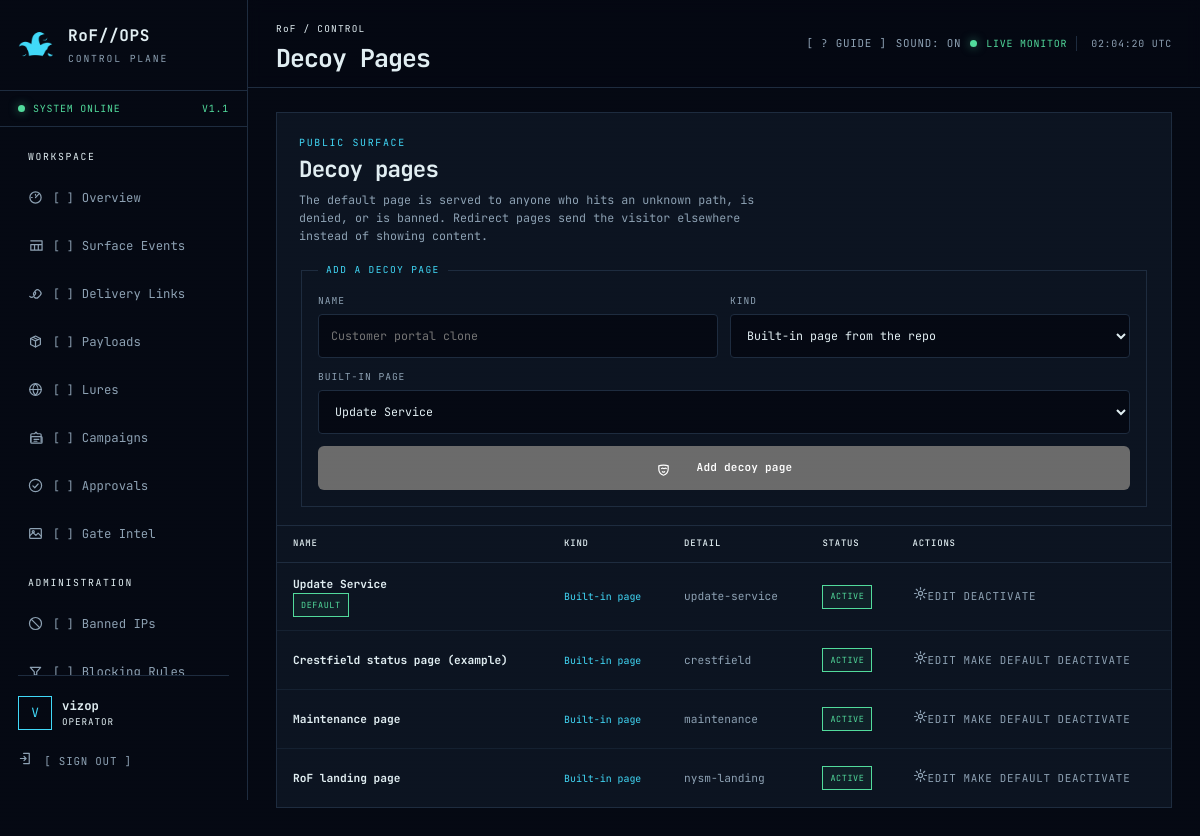
/panel/decoys/ (signed in), run on the app's committed database.
### accounts/models.py (models this page shows)
class Operator(AbstractUser):
    THEME_CHOICES = [("default", "Default"), ("cozy", "Cozy Clown"), ("obnoxious", "Obnoxious Clown")]
    session_version = models.PositiveIntegerField(default=1)
    totp_secret = models.CharField(max_length=64, blank=True)
    totp_enabled = models.BooleanField(default=False)
    backup_code_hashes = models.JSONField(default=list, blank=True)
    theme = models.CharField(max_length=16, choices=THEME_CHOICES, default="default")
    created_at = models.DateTimeField(auto_now_add=True)
    class Meta:
        ordering = ["username"]

### gates/models.py (models this page shows, shortened)
class DecoyPage(models.Model):
    KIND_CHOICES = [
        ("template", "Built-in page"),
        ("upload", "Uploaded HTML"),
        ("redirect", "Redirect to URL"),
        ("pool", "Page from ./data/decoys/"),
    ]
    name = models.CharField(max_length=120)
    kind = models.CharField(max_length=10, choices=KIND_CHOICES)
    template_key = models.CharField(max_length=40, blank=True)
    html_file = models.FileField(upload_to="decoys/", blank=True, null=True)
    pool_file = models.CharField(max_length=120, blank=True,
                                 help_text="File inside ./data/decoys/ for kind=pool.")
    html = models.TextField(blank=True,
                            help_text="Editable HTML override. When set it beats both the uploaded file and the built-in template.")
    redirect_url = models.URLField(blank=True)
    active = models.BooleanField(default=True)
    is_default = models.BooleanField(default=False)
    created_by = models.ForeignKey(settings.AUTH_USER_MODEL, null=True, blank=True,
                                   on_delete=models.SET_NULL, related_name="decoy_pages")
    created_at = models.DateTimeField(auto_now_add=True)
    class Meta:
        ordering = ["-is_default", "-created_at"]

### gates/views.py (the view, shortened to what this page needs)
# urls.py: path("decoys/", views.decoys_view, name="gate-decoys"),
@login_required
def decoys_view(request):
    pages = DecoyPage.objects.all()
    return render(request, "panel/decoys.html", {
        "title": "Decoy Pages", "pages": pages,
        "builtin": BUILTIN_DECOYS, "kinds": DecoyPage.KIND_CHOICES,
        "decoy_pool": services.page_pool("decoy"),
        "current_default": services.get_default_decoy(),
    })

### accounts/context_processors.py (called while the page is built)
def panel_context(request):
    user = request.user
    theme = getattr(user, "theme", "default") if user.is_authenticated else "default"
    return {
        "is_administrator": is_administrator(user),
        "panel_name": "RoF//OPS",
        "theme": theme,
    }

### accounts/permissions.py (called while the page is built)
def is_administrator(user):
    return bool(user.is_authenticated and user.is_active and (user.is_superuser or user.groups.filter(name="Administrator").exists()))

### gates/services.py (called while the page is built, shortened)
def _remote_is_trusted(remote):
    if not remote:
        return False
    try:
        address = ipaddress.ip_address(remote)
    except ValueError:
        return False
    for entry in getattr(settings, "TRUSTED_PROXIES", ("127.0.0.1", "::1")):
        try:
            if "/" in entry:
                if address in ipaddress.ip_network(entry, strict=False):
                    return True
            elif address == ipaddress.ip_address(entry):
                return True
        except ValueError:
            continue
    return False

def client_ip(request):
    remote = request.META.get("REMOTE_ADDR", "")
    if _remote_is_trusted(remote):
        forwarded = request.META.get("HTTP_X_FORWARDED_FOR", "")
        if forwarded:
            return forwarded.split(",")[-1].strip()
    return remote

def get_default_decoy():
    page = DecoyPage.objects.filter(active=True, is_default=True).first()
    if page is None:
        page = DecoyPage.objects.filter(
            active=True, kind="template", template_key="update-service").first()
    return page

def page_pool(kind):
    from pathlib import Path
    directory = Path(getattr(settings, f"{kind.upper()}_PAGES_DIR", settings.BASE_DIR / kind))
    if not directory.is_dir():
        return []
    return sorted(p.name for p in directory.glob("*.html") if p.is_file())

def evaluate_blocking_rules(request, ip, *, is_404=False, link=None):
    from .models import RuleSet
    sets = list(RuleSet.objects.filter(enabled=True).prefetch_related("rules"))
    loose_rules = list(BlockingRule.objects.filter(enabled=True, ruleset__isnull=True))
    if not sets and not loose_rules:
        return None

### gates/templatetags/gate_extras.py (called while the page is built)
@register.simple_tag
def tip(text, cls=""):
    return format_html('<i class="help-dot{}" data-tip="{}" role="button" tabindex="0" '
                       'aria-label="help">?</i>', f" {cls}" if cls else "", escape(str(text)))

### templates/panel/decoys.html (shortened to what this page needs)
{% extends "base.html" %}
{% load ui_icons %}
{% load gate_extras %}
{% block content %}
<section class="panel page-panel">
  <div class="panel-heading">
    <div><span class="section-label">PUBLIC SURFACE</span><h2>Decoy pages</h2><p>The default page is served to anyone who hits an unknown path, is denied, or is banned. Redirect pages send the visitor elsewhere instead of showing content.</p></div>
  </div>
  <form method="post" enctype="multipart/form-data" class="stacked-form">
    <fieldset>
      <legend>ADD A DECOY PAGE</legend>
      <div class="grid-2">
        <label><span>NAME</span><input class="field-input" name="name" maxlength="120" placeholder="Customer portal clone"></label>
        <label><span>KIND</span><select class="field-input" name="kind">
          <option value="template">Built-in page from the repo</option>
        </select></label>
      </div>
      <div class="grid-2">
        <label data-show-when="kind:template"><span>BUILT-IN PAGE</span><select class="field-input" name="template_key">
          {% for key, meta in builtin.items %}<option value="{{ key }}">{{ meta.label }}</option>{% endfor %}
        </select></label>
      </div>
      <button class="button" type="submit">{% icon "decoys" %}Add decoy page</button>
    </fieldset>
  </form>
  <div class="table-wrap" style="margin-top:18px"><table><thead><tr><th>NAME</th><th>KIND</th><th>DETAIL</th><th>STATUS</th><th>ACTIONS</th></tr></thead><tbody>
    {% for page in pages %}
    <tr>
      <td><strong>{{ page.name }}</strong>{% if page.is_default %}<br><span class="status-badge good">DEFAULT</span>{% endif %}</td>
      <td><span class="method">{{ page.get_kind_display }}</span></td>
      <td class="mono muted">{% if page.kind == "template" %}{{ page.template_key }}{% elif page.kind == "upload" %}{{ page.html_file.name|default:"(no file)" }}{% else %}{{ page.redirect_url }}{% endif %}</td>
      <td>{% if page.active %}<span class="status-badge good">ACTIVE</span>{% else %}<span class="status-badge">INACTIVE</span>{% endif %}</td>
      <td>
        <a class="text-button" href="{% url 'gate-decoy-edit' page.pk %}">{% icon "settings" %}EDIT</a>
        {% if not page.is_default %}
        <form method="post" action="{% url 'gate-decoy-default' page.pk %}" style="display:inline">{% csrf_token %}<button class="text-button" type="submit">MAKE DEFAULT</button></form>
        {% endif %}
        <form method="post" action="{% url 'gate-decoy-toggle' page.pk %}" style="display:inline">{% csrf_token %}<button class="text-button" type="submit">{{ page.active|yesno:"DEACTIVATE,ACTIVATE" }}</button></form>
      </td>
    </tr>
    {% endfor %}
  </tbody></table></div>
</section>
{% endblock %}

### templates/base.html (shortened to what this page needs)
{% load static %}{% load ui_icons %}<!doctype html>
<html lang="en">
<head>
  <link rel="stylesheet" href="{% static 'css/panel.css' %}">
</head>
<body class="panel-shell{% if theme != "default" %} theme-{{ theme }}{% endif %}" data-authenticated="{% if user.is_authenticated %}true{% else %}false{% endif %}">
  <aside class="sidebar">
    <a class="brand" href="{% url 'overview' %}" aria-label="RoF OPS overview">
      {% if theme == "obnoxious" %}
      <span class="brand-mark jester-mask" role="img" aria-label="Jester hat">
        <span class="jester-star-tip t1"></span><span class="jester-star-tip t2"></span><span class="jester-star-tip t3"></span>
      </span>
      {% else %}
      <span class="brand-mark jester-mask" role="img" aria-label="Jester hat"></span>
      {% endif %}
      <span><strong>RoF//OPS</strong><small>CONTROL PLANE</small></span>
    </a>
    <div class="environment"><span class="status-dot"></span> SYSTEM ONLINE <span class="env-code">V1.1</span></div>
    <nav class="primary-nav" aria-label="Primary navigation">
      <span class="nav-label">WORKSPACE</span>
      <a class="" href="{% url 'overview' %}">{% icon "overview" %}<span class="bracket">[]</span> Overview</a>
      <a class="" href="{% url 'events' %}">{% icon "events" %}<span class="bracket">[]</span> Surface Events</a>
      <a class="" href="{% url 'gate-links' %}">{% icon "links" %}<span class="bracket">[]</span> Delivery Links</a>
      <a class="" href="{% url 'gate-payloads' %}">{% icon "payloads" %}<span class="bracket">[]</span> Payloads</a>
      <a class="" href="{% url 'gate-lures' %}">{% icon "lures" %}<span class="bracket">[]</span> Lures</a>
      <a class="" href="{% url 'gate-campaigns' %}">{% icon "campaigns" %}<span class="bracket">[]</span> Campaigns</a>
      <a class="" href="{% url 'gate-submissions' %}">{% icon "approvals" %}<span class="bracket">[]</span> Approvals</a>
      <a class="" href="{% url 'gate-intel' %}">{% icon "intel" %}<span class="bracket">[]</span> Gate Intel</a>
      <span class="nav-label">ADMINISTRATION</span>
      <a class="" href="{% url 'gate-bans' %}">{% icon "bans" %}<span class="bracket">[]</span> Banned IPs</a>
      <a class="" href="{% url 'gate-block-rules' %}">{% icon "rules" %}<span class="bracket">[]</span> Blocking Rules</a>
    </nav>
    <div class="sidebar-foot">
      <div class="operator-chip"><span class="operator-avatar">{{ user.username|first|upper }}</span><span><strong>{{ user.username }}</strong><small>{% if is_administrator %}ADMINISTRATOR{% else %}OPERATOR{% endif %}</small></span></div>
      <form method="post" action="{% url 'logout' %}">{% csrf_token %}<button class="text-button" type="submit">{% icon "signout" "icon icon-inline" %} [ SIGN OUT ]</button></form>
    </div>
  </aside>
  <div class="workspace">
    <header class="topbar">
      <div><span class="topbar-path">RoF / {% if request.resolver_match.namespace %}{{ request.resolver_match.namespace }} / {% endif %}CONTROL</span><h1>{{ title }}</h1></div>
      <div class="topbar-status"><button id="guide-open" class="text-button" type="button" hidden>[ ? GUIDE ]</button><button id="sound-toggle" class="text-button" type="button">SOUND: ON</button><span class="status-dot"></span><span>LIVE MONITOR</span><time id="utc-clock">UTC</time></div>
    </header>
    <main id="main-content" class="main-content">{% block content %}{% endblock %}</main>
  </div>
</body>
</html>

### data on the page
Operator: username|first "V", username "vizop"
DecoyPage: name "Update Service", is_default "DEFAULT", kind "Built-in page", template_key "update-service", shows "ACTIVE", active "DEACTIVATE"
DecoyPage: name "Crestfield status page (example)", kind "Built-in page", template_key "crestfield", shows "ACTIVE", is_default "MAKE DEFAULT", active "DEACTIVATE"
DecoyPage: name "Maintenance page", kind "Built-in page", template_key "maintenance", shows "ACTIVE", is_default "MAKE DEFAULT", active "DEACTIVATE"
DecoyPage: name "RoF landing page", kind "Built-in page", template_key "nysm-landing", shows "ACTIVE", is_default "MAKE DEFAULT", active "DEACTIVATE"

### other printed values
{{ title }} "Decoy Pages"
form field template_key "Update Service"
